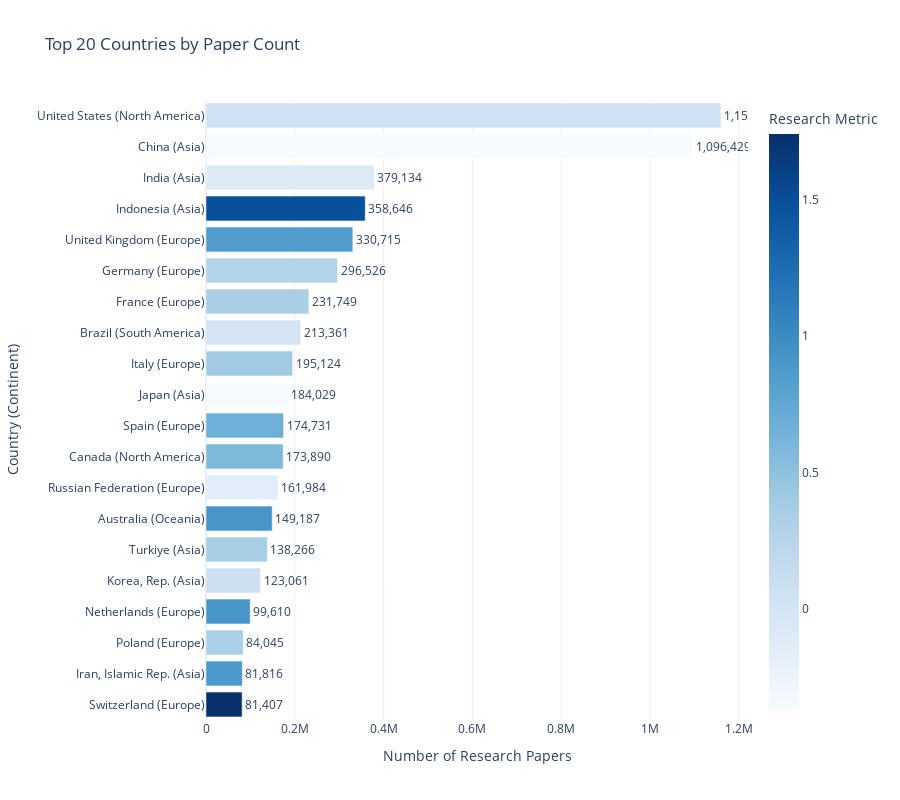

Source (notebook cell):
### Code cell
import plotly.express as px
import numpy as np

# 1. Select top 20 countries by PAPER COUNT (Volume)
top_20_volume = data_api_papers_sorted_500000.sort_values(by='paper_count', ascending=False).head(20).copy()

# Create the combined label
top_20_volume['Country_Label'] = top_20_volume['Country'] + " (" + top_20_volume['continent'] + ")"

# 2. Create the Bar Chart
# X = Paper Count (Length)
# Color = Research Metric (Efficiency)
fig = px.bar(
    top_20_volume,
    x="paper_count",
    y="Country_Label",
    color="research_final_metric",  # <-- Swapped: Color is now the Metric
    color_continuous_scale="Blues",
    title="Top 20 Countries by Paper Count",
    template="plotly_white",
    text="paper_count",             # <-- Swapped: Text is now the Count
    hover_data={
        "paper_count": ":,.0f",
        "research_final_metric": ":.2f",
        "Country_Label": False,
        "continent": True
    },
    height=800
)

# 3. Update Layout
fig.update_layout(
    yaxis=dict(autorange="reversed"), # Rank #1 at the top
    xaxis_title="Number of Research Papers",
    yaxis_title="Country (Continent)",
    
    # We don't need manual ticks for the metric (it's a standard score)
    coloraxis_colorbar=dict(
        title="Research Metric"
    )
)

# 4. Format the text labels
fig.update_traces(
    texttemplate='%{x:,.0f}', # Format count with commas (e.g. 1,200,000)
    textposition='outside'
)

fig.show()

### Figure 1 — Plotly figure (JSON) as saved in the notebook; plotly's stock layout.template omitted (floating-point values rounded to 4 significant figures)
{"data": [{"customdata": [[0.05736, "North America"], [-0.3716, "Asia"], [-0.1015, "Asia"], [1.485, "Asia"], [0.8501, "Europe"], [0.2826, "Europe"], [0.342, "Europe"], [0.003571, "South America"], [0.3987, "Europe"], [-0.3591, "Asia"], [0.6671, "Europe"], [0.585, "North America"], [-0.1372, "Europe"], [0.9168, "Oceania"], [0.3655, "Asia"], [0.08348, "Asia"], [0.9109, "Europe"], [0.3378, "Europe"], [0.8886, "Asia"], [1.741, "Europe"]], "hovertemplate": "paper_count=%{text:,.0f}<br>research_final_metric=%{marker.color:.2f}<br>continent=%{customdata[1]}<extra></extra>", "legendgroup": "", "marker": {"color": [0.05736, -0.3716, -0.1015, 1.485, 0.8501, 0.2826, 0.342, 0.003571, 0.3987, -0.3591, 0.6671, 0.585, -0.1372, 0.9168, 0.3655, 0.08348, 0.9109, 0.3378, 0.8886, 1.741], "coloraxis": "coloraxis", "pattern": {"shape": ""}}, "name": "", "orientation": "h", "showlegend": false, "text": [1160000.0, 1096000.0, 379100.0, 358600.0, 330700.0, 296500.0, 231700.0, 213400.0, 195100.0, 184000.0, 174700.0, 173900.0, 162000.0, 149200.0, 138300.0, 123100.0, 99610.0, 84040.0, 81820.0, 81410.0], "textposition": "outside", "texttemplate": "%{x:,.0f}", "type": "bar", "x": [1159821, 1096429, 379134, 358646, 330715, 296526, 231749, 213361, 195124, 184029, 174731, 173890, 161984, 149187, 138266, 123061, 99610, 84045, 81816, 81407], "xaxis": "x", "y": ["United States (North America)", "China (Asia)", "India (Asia)", "Indonesia (Asia)", "United Kingdom (Europe)", "Germany (Europe)", "France (Europe)", "Brazil (South America)", "Italy (Europe)", "Japan (Asia)", "Spain (Europe)", "Canada (North America)", "Russian Federation (Europe)", "Australia (Oceania)", "Turkiye (Asia)", "Korea, Rep. (Asia)", "Netherlands (Europe)", "Poland (Europe)", "Iran, Islamic Rep. (Asia)", "Switzerland (Europe)"], "yaxis": "y"}], "layout": {"barmode": "relative", "coloraxis": {"colorbar": {"title": {"text": "Research Metric"}}, "colorscale": [[0, "rgb(247,251,255)"], [0.125, "rgb(222,235,247)"], [0.25, "rgb(198,219,239)"], [0.375, "rgb(158,202,225)"], [0.5, "rgb(107,174,214)"], [0.625, "rgb(66,146,198)"], [0.75, "rgb(33,113,181)"], [0.875, "rgb(8,81,156)"], [1, "rgb(8,48,107)"]]}, "height": 800, "legend": {"tracegroupgap": 0}, "title": {"text": "Top 20 Countries by Paper Count"}, "xaxis": {"anchor": "y", "domain": [0, 1], "title": {"text": "Number of Research Papers"}}, "yaxis": {"anchor": "x", "autorange": "reversed", "domain": [0, 1], "title": {"text": "Country (Continent)"}}}}
